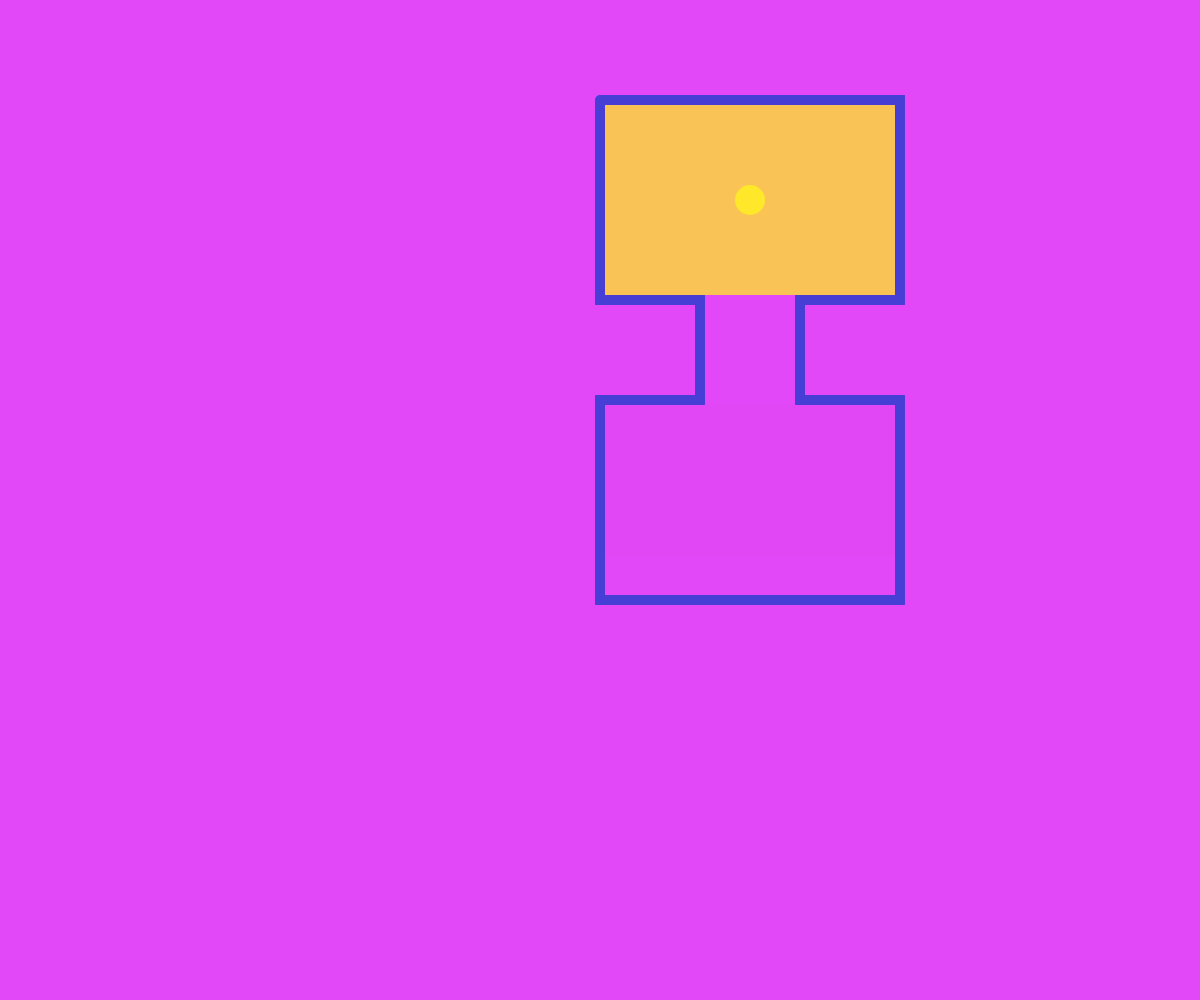
Frame 1 (no input)
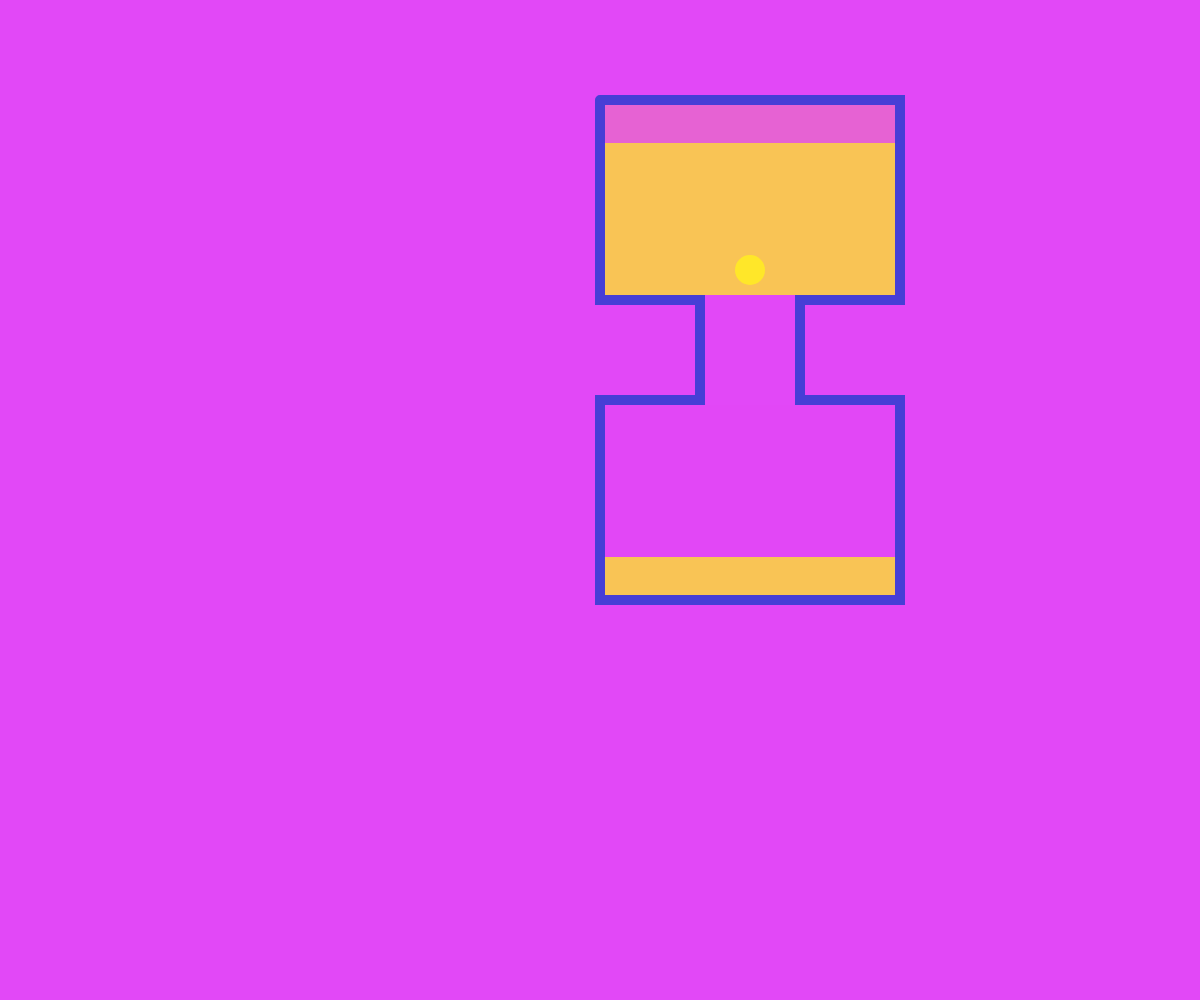
Frame 60 (no input)
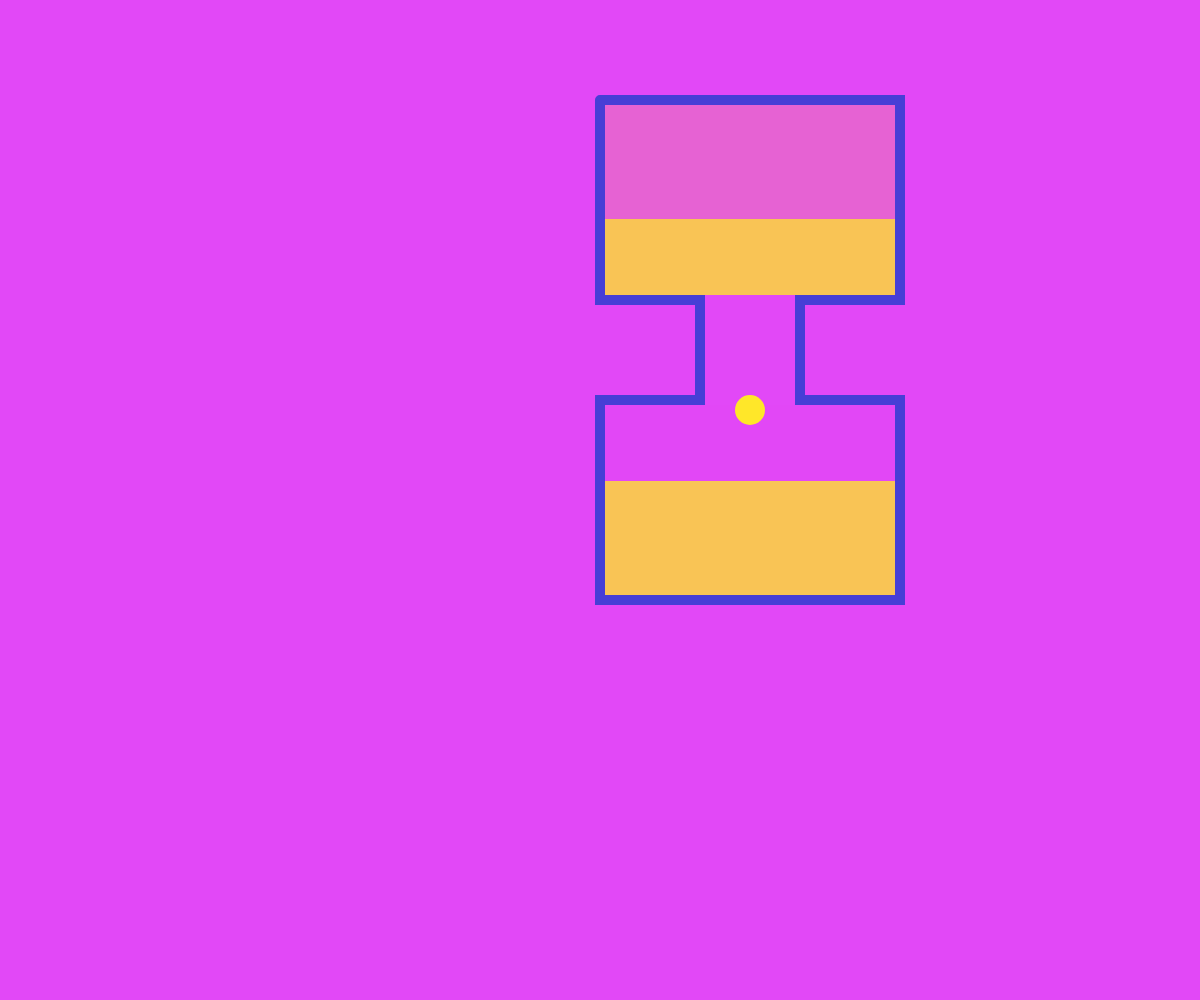
Frame 120 (the mouse pressed at the canvas centre since frame 60)

The p5.js sketch that drew these frames (run headless with seeded random() and noise() and a simulated clock; from frame 60 on, the mouse is pressed at the canvas centre):

// p5.js sketch
// ── sketch.js
//building an hourglass

let sandball;
let hourglass;
let x;
let y;
let sandblockheight1;
let sandblockheight2;


function setup() {
  createCanvas(windowWidth, windowHeight);
  x = 750;
  y = 200;
  sandblockheight1 = 105;
  sandblockheight2 = 190;
  setInterval(movingSand, 1000); //pushes the moving sand function every one second

}

function draw() {
  background(226,72,247);
  sandblock1();
  sandblock2();
  myHourglass();
  
  noStroke(); // sand drop
  fill(255,231,41)
  ellipse(x,y,30);
  
  if(y == 270){ //after one second
    rectMode(CORNERS);
    noStroke();
    fill(226,72,247,200);
    rect(605,105,895,143);

    rectMode(CORNERS);
    noStroke();
    fill(255,231,41,200);
    rect(605,557,895,595);

  }

  if(y == 340){ // after two seconds
    rectMode(CORNERS);
    noStroke();
    fill(226,72,247,200);
    rect(605,105,895,181);

    rectMode(CORNERS);
    noStroke();
    fill(255,231,41,200);
    rect(605,519,895,595);


  }

  if (y == 410){ // after three seconds
    rectMode(CORNERS);
    noStroke();
    fill(226,72,247,200);
    rect(605,105,895,219);

    rectMode(CORNERS);
    noStroke();
    fill(255,231,41,200);
    rect(605,481,895,595);

  }

  if (y == 480){ // after four seconds
    rectMode(CORNERS);
    noStroke();
    fill(226,72,247,200);
    rect(605,105,895,257);

    rectMode(CORNERS);
    noStroke();
    fill(255,231,41,200);
    rect(605,443,895,595);
  }

  if (y == 550){ // after 5 seconds
    rectMode(CORNERS);
    noStroke();
    fill(226,72,247,200);
    rect(605,105,895,295);

    rectMode(CORNERS);
    noStroke();
    fill(255,231,41,200);
    rect(605,405,895,595);
  }


}

console.log(sandblockheight1);
  


function mousePressed(){
  console.log(mouseX, mouseY);
}




function myHourglass(){ // creating the frame for the hourglass
  noFill();
  stroke(71,62,214);
  strokeWeight(10);
  beginShape();
  vertex (600,100);
  vertex (900,100);
  vertex (900,300);
  vertex (800,300);
  vertex (800,400);
  vertex (900,400);
  vertex (900,600);
  vertex (600,600);
  vertex (600,400);
  vertex (700,400);
  vertex (700,300);
  vertex (600,300);
  vertex (600,100);
  endShape();
}




function sandblock1(){ //top sandblock
  rectMode(CORNERS);
  noStroke();
  fill(255,231,41,200);
  rect(605,sandblockheight1,895,295);

 

  
}

function sandblock2(){ //bottom sandblock
    rectMode(CORNERS);
    noStroke();
    fill(226,72,247,200);
    rect(605,405,895,557);

}

function movingSand(){ //triggers the motion of the sand drop
  //noStroke();
  //fill(255,231,41)
  //ellipse(x,y,30);
  y = y + 70;

  if(y >= 600){ //brings the sand drop back to the top after 5 seconds
    y=200;
  }
  
  }

  /*class Sand{  //this was me experimenting to see if a class could work with setInterval()

    constructor(){
      this.x = 750;
      this.y = 200;
      this.r = 255;
      this.g = 231;
      this.b = 41;
      this.yDir = 4;
      this.size = 10;
      
    }
  
    render(){
      noStroke();
      fill(this.r, this.g, this.b);
      ellipse(this.x, this.y, this.size);
      console.log(this.x);
    }
    
    
    update(){
      this.y = this.y + this.yDir;
    }
  
    checkBorders(){
      if(this.y >= 890){
        this.y = 200;
      }
  
    }*/
  
  
function sandblockreduce(){ //tried to use a for loop mixed with an if statement to make it reduce
  for(i=105; i<12; i-16){
    if(y>= 600){
      rectMode(CORNERS);
      noStroke();
      fill(255,231,41,200);
      rect(605,i,895,295);
    
    
    }
  }
}
